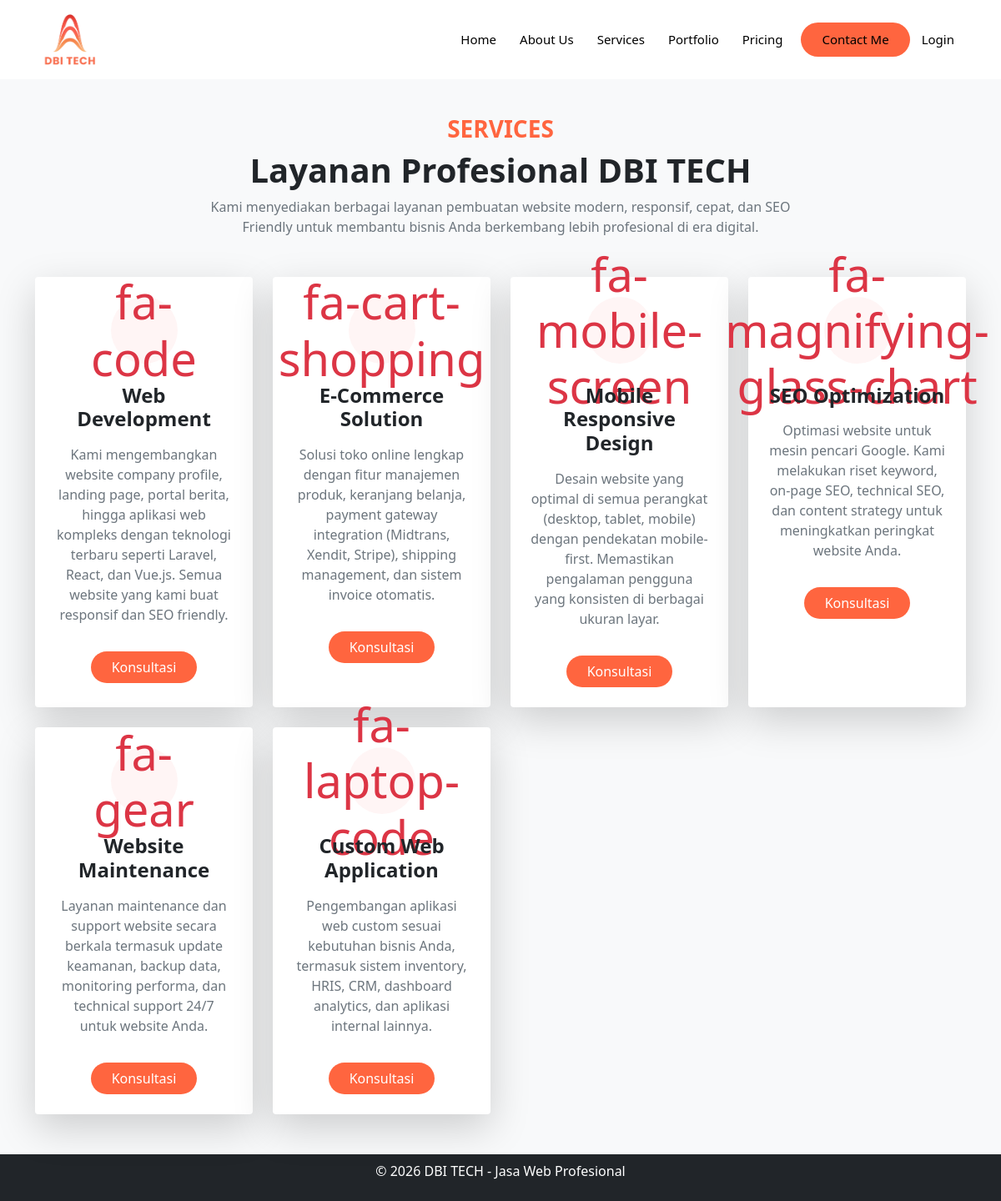
Screenshot of /index.php?page=services with the database file from the repository.
### tables this page shows
CREATE TABLE `services` (
  `id` bigint UNSIGNED NOT NULL,
  `title` varchar(255) NOT NULL,
  `description` text NOT NULL,
  `icon` varchar(100) DEFAULT NULL,
  `image` varchar(255) DEFAULT NULL,
  `created_at` timestamp NULL DEFAULT NULL,
  `updated_at` timestamp NULL DEFAULT NULL
);

### pages/services.php (the view, shortened to what this page needs)
<?php
require_once 'config/database.php';
$stmt = $pdo->query("SELECT * FROM services ORDER BY created_at DESC");
$services = $stmt->fetchAll();
?>
<section class="services-section py-5" style="background: #f8f9fa;">
    <div class="container">
        <div class="text-center mb-5">
            <h3 class="fw-bold text-uppercase" style="color: #FF653F;">Services</h3>
            <h1 class="fw-bold mt-2">Layanan Profesional DBI TECH</h1>
            <p class="text-muted mx-auto" style="max-width: 700px;">
                Kami menyediakan berbagai layanan pembuatan website modern,
                responsif, cepat, dan SEO Friendly untuk membantu bisnis Anda
                berkembang lebih profesional di era digital.
            </p>
        </div>
        <div class="row g-4">
            <?php foreach($services as $service): ?>
            <div class="col-md-6 col-lg-3">
                <div class="card border-0 shadow-lg h-100 rounded-4 service-card">
                    <div class="card-body text-center p-4">
                        <div class="service-icon mb-4">
                            <div class="display-4 text-danger">
                                <?php echo $service['icon']; ?>
                            </div>
                        </div>
                        <h4 class="fw-bold mb-3">
                            <?php echo htmlspecialchars($service['title']); ?>
                        </h4>
                        <p class="text-muted">
                            <?php echo htmlspecialchars($service['description']); ?>
                        </p>
                        <a href="index.php?page=contact"
                            class="btn rounded-pill px-4 mt-3 text-white" style="background-color: #FF653F;">
                            Konsultasi
                        </a>
                    </div>
                </div>
            </div>
            <?php endforeach; ?>
        </div>
    </div>
</section>

### includes/header.php (shortened to what this page needs)
<!DOCTYPE html>
<html lang="id">
<head>
    <link href="https://cdn.jsdelivr.net/npm/bootstrap@5.1.3/dist/css/bootstrap.min.css" rel="stylesheet">
    <link rel="stylesheet" href="https://cdnjs.cloudflare.com/ajax/libs/font-awesome/6.0.0/css/all.min.css">
</head>
<body>
<nav id="mainNavbar" class="navbar navbar-expand-lg fixed-top">
    <div class="container">
        <img src="img/logo1dbi.png" alt="Logo DBI" style="height: 75px; width: auto;">
        <div class="collapse navbar-collapse" id="navbarNav">
            <ul class="navbar-nav ms-auto align-items-center">
                <li class="nav-item">
                    <a class="nav-link" href="index.php?page=home">Home</a>
                </li>
                <li class="nav-item">
                    <a class="nav-link" href="index.php?page=about">About Us</a>
                </li>
                <li class="nav-item">
                    <a class="nav-link" href="index.php?page=services">Services</a>
                </li>
                <li class="nav-item">
                    <a class="nav-link" href="index.php?page=portfolio">Portfolio</a>
                </li>
                <li class="nav-item">
                    <a class="nav-link" href="index.php?page=pricing">Pricing</a>
                </li>
                <li class="nav-item">
                    <a class="nav-link btn text-white px-4 rounded-pill ms-2" style="background-color: #FF653F;"
                        href="index.php?page=contact">
                        Contact Me
                    </a>
                </li>
                <?php if(isset($_SESSION['user_id'])): ?>
                    <li class="nav-item">
                        <a class="nav-link" href="admin/dashboard.php">Dashboard</a>
                    </li>
                    <li class="nav-item">
                        <a class="nav-link" href="logout.php">
                            Logout (<?php echo $_SESSION['username']; ?>)
                        </a>
                    </li>
                <?php else: ?>
                    <li class="nav-item">
                        <a class="nav-link" href="login.php">Login</a>
                    </li>
                <?php endif; ?>
            </ul>
        </div>
    </div>
</nav>
<div class="main-content">
</div>
</body>
</html>

### index.php (shortened to what this page needs)
<?php
$page = isset($_GET['page']) ? $_GET['page'] : 'home';
include 'includes/header.php';
$page_file = "pages/$page.php";
if(file_exists($page_file)) {
    include $page_file;
} else {
    include 'pages/home.php';
}
include 'includes/footer.php';
?>

### includes/footer.php (shortened to what this page needs)
<footer class="bg-dark text-white text-center py-2">
    <div class="container">
        <p>&copy; 2026 DBI TECH - Jasa Web Profesional</p>
    </div>
</footer>
</body>
</html>

### includes/header.php (style rules this page uses)
#mainNavbar { background: #ffffff; padding: 10px 0; transition: all 0.4s ease; z-index: 999; }
#mainNavbar img { height: 45px; width: auto; }
#mainNavbar .nav-link { color: #000 !important; font-weight: 500; font-size: 15px; padding: 8px 14px; }
.main-content { padding-top: 90px; }

### pages/services.php (style rules this page uses)
.service-card { transition: 0.3s ease; }
.service-icon { width: 80px; height: 80px; margin: auto; background: #fff5f5; border-radius: 50%; display: flex; align-items: center; justify-content: center; }

### rows the page displays
services: icon "fa-code", title "Web Development", description "Kami mengembangkan website company profile, landing page, portal berita, hingga aplikasi web kompleks dengan teknologi terbaru seperti Laravel, React, dan Vue.js. Semua website yang kami buat responsif dan SEO friendly."
services: icon "fa-cart-shopping", title "E-Commerce Solution", description "Solusi toko online lengkap dengan fitur manajemen produk, keranjang belanja, payment gateway integration (Midtrans, Xendit, Stripe), shipping management, dan sistem invoice otomatis."
services: icon "fa-mobile-screen", title "Mobile Responsive Design", description "Desain website yang optimal di semua perangkat (desktop, tablet, mobile) dengan pendekatan mobile-first. Memastikan pengalaman pengguna yang konsisten di berbagai ukuran layar."
services: icon "fa-magnifying-glass-chart", title "SEO Optimization", description "Optimasi website untuk mesin pencari Google. Kami melakukan riset keyword, on-page SEO, technical SEO, dan content strategy untuk meningkatkan peringkat website Anda."
services: icon "fa-gear", title "Website Maintenance", description "Layanan maintenance dan support website secara berkala termasuk update keamanan, backup data, monitoring performa, dan technical support 24/7 untuk website Anda."
services: icon "fa-laptop-code", title "Custom Web Application", description "Pengembangan aplikasi web custom sesuai kebutuhan bisnis Anda, termasuk sistem inventory, HRIS, CRM, dashboard analytics, dan aplikasi internal lainnya."
